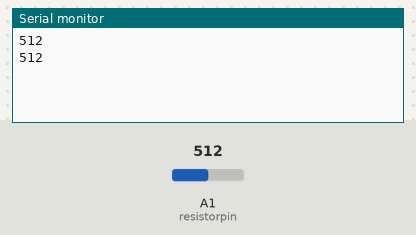
The sketch below on a simulated Arduino Uno, built with avr-gcc and run on an emulated ATmega328P. Parts: the last lines printed to the serial monitor. Inputs (shaded band) come from the test bench; at power-on: A1 (resistorpin) = 512.

Above: at 1.8 s.
1.9 s: A1 (resistorpin) set to 716
At 2.8 s:
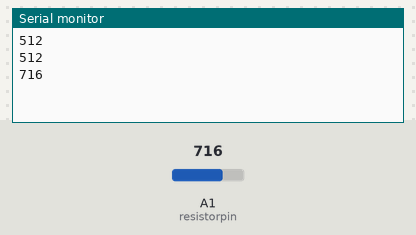
3.4 s: A1 (resistorpin) set to 900
At 4.6 s:
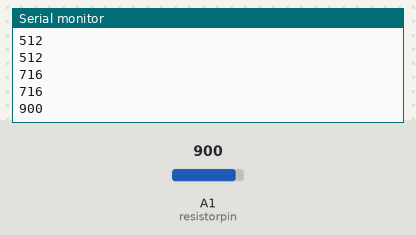
Timing chart, 0 to 6.4 s (numbered marks = the images above; inputs shaded):
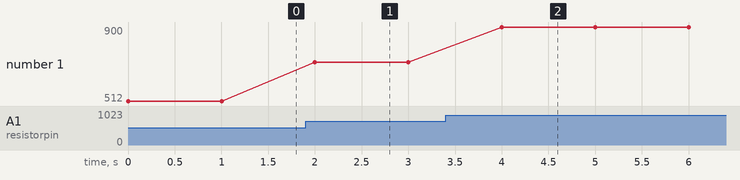

Measured:
- after the input at 1.9 s, the serial monitor: prints a new line after 0.10 s (image 1)
- after the input at 3.4 s, the serial monitor: prints a new line after 0.60 s (image 2)
- plotted number 1: 512 → 716 after the input at 1.9 s, 716 → 900 after the input at 3.4 s

The sketch:

LDR_on_and_off.ino
```cpp
const int resistorpin = A1;
int LDR_voltage = 0;
void setup() {
  Serial.begin(9600);
  pinMode(resistorpin, INPUT);// put your setup code here, to run once:

}

void loop() {
  LDR_voltage = analogRead(resistorpin);
  Serial.println(LDR_voltage);
  delay(1000);// put your main code here, to run repeatedly:

}
```
